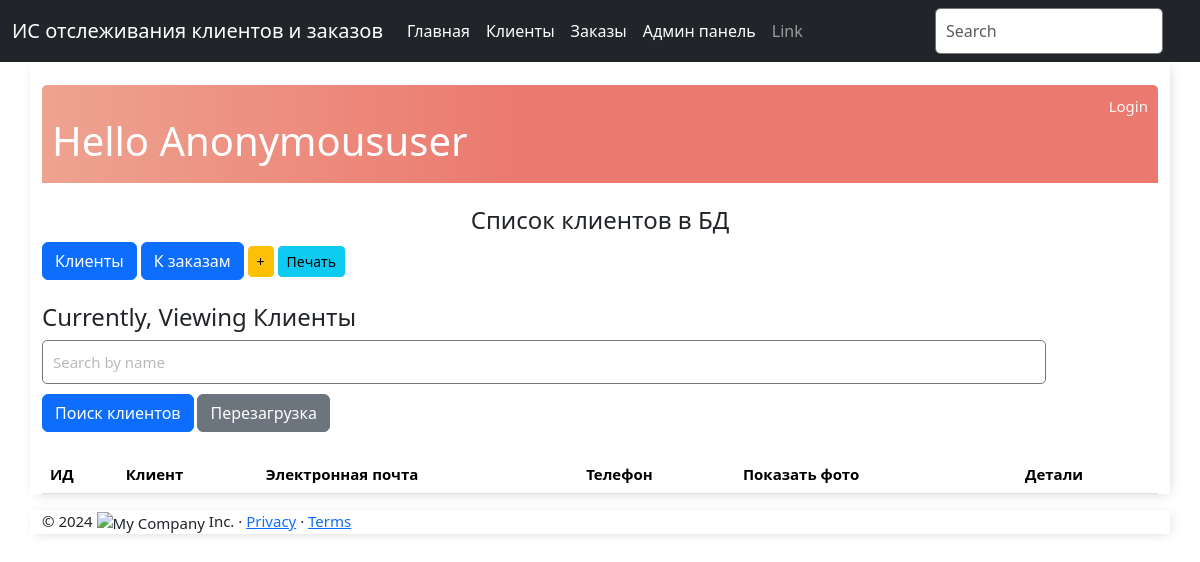
The page /display_clients/ on the database as committed earlier.
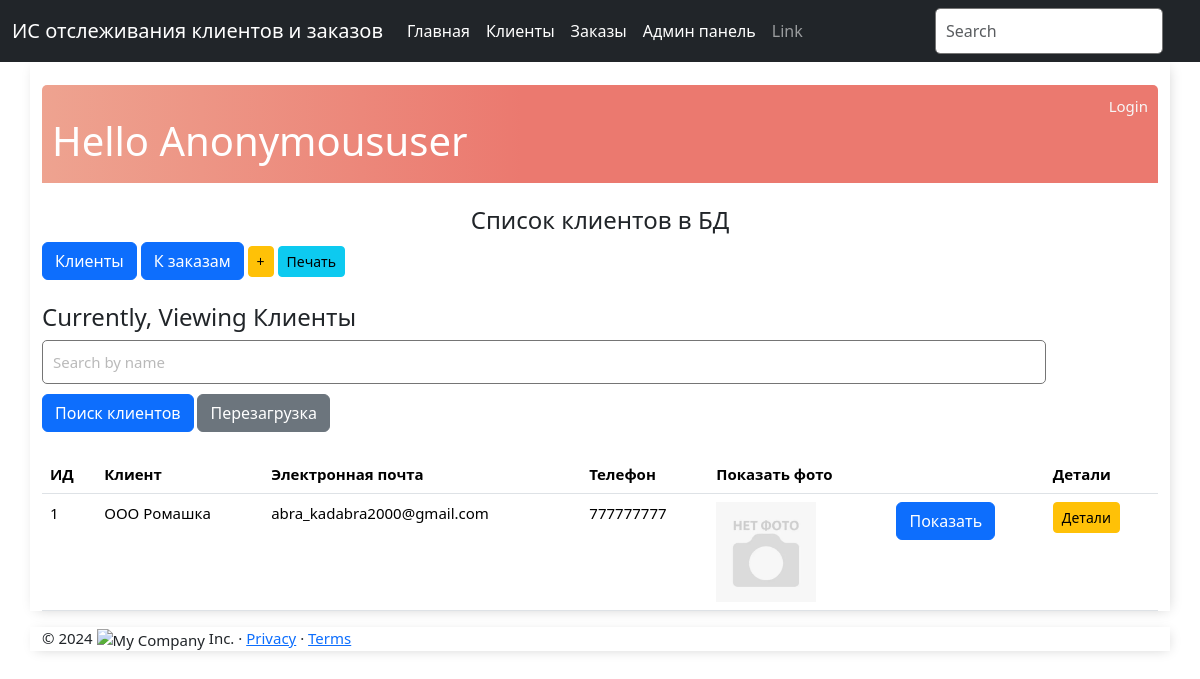
The same page on the database as committed later.
### base_app/models.py (models this page shows, shortened)
class Client(models.Model):
    objects = None
    name = models.CharField(max_length=100, verbose_name='Имя клиента')
    email = models.EmailField(verbose_name='Email')
    phone = models.CharField(max_length=15, verbose_name='Телефон')
    photo = models.ImageField(upload_to='images',
                              help_text="Введите фото",
                              verbose_name="Фото клиента",
                              null=True, blank=True)
    class Meta:
        verbose_name = 'Клиент'
        verbose_name_plural = 'Клиенты'

### base_app/views.py (the view)
# urls.py: path('display_clients/', views.display_clients, name='display_clients'), # вывод клиентов
def display_clients(request):
    clients = Client.objects.all()
    context = {
        'clients': clients,
        'header': 'Клиенты'
    }
    return render(request, 'client_list.html', context)

### templates/client_list.html (shortened to what this page needs)
{% extends 'base.html' %}
{% block content %}
<br>
<div class="header-bar">
    <div>
        <br>
        <h1>Hello {{ request.user|title }}</h1>
    </div>
    {% if request.user.is_authenticated %}
    <a href="{% url 'logout' %}">Logout</a>
    {% else %}
    <a href="{% url 'login' %}">Login</a>
    {% endif %}
</div>
<br>
<div class="row text-center text-dark lh-2">
    <h4>Список клиентов в БД</h4>
</div>
<div class="button-group">
    <a href="{% url 'display_clients' %}" class="btn btn-primary btn-end" role="button">Клиенты</a>
    <a href="{% url 'display_orders' %}" class="btn btn-primary btn-end" role="button">К заказам</a>
    <a href="{% url 'add_client' %}" class="btn btn-warning btn-sm" role="button"> +</a>
    <a href="{% url 'print_clients' %}" class="btn btn-info btn-sm" onclick="window.print();">Печать</a>
</div>
<br>
<h4>Currently, Viewing {{ header }}</h4>
<form action="{% url 'search_clients' %}" method="GET">
    <input type="text" name="name" placeholder="Search by name">
    <div class="button-container">
        <button type="submit" class="btn btn-primary" name="button">Поиск клиентов</button>
        <a href="{% url 'display_clients' %}" class="btn btn-secondary" role="button">Перезагрузка</a>
    </div>
</form>
<br>
<table class="table table-hover">
    <thead>
        <tr>
            <th>ИД</th>
            <th>Клиент</th>
            <th>Электронная почта</th>
            <th>Телефон</th>
            <th>Показать фото</th>
            <th></th>
            <th>Детали</th>
        </tr>
    </thead>
    <tbody>
        {% for client in clients %}
            <tr>
                <td>{{ client.pk }}</td>
                <td>{{ client.name }}</td>
                <td>{{ client.email }}</td>
                <td>{{ client.phone }}</td>
                <td>
                    <img src="{{ client.photo.url }}" alt="connect"
                                 style="max-height:100px">
                </td>
                <td>
                    <a href="{{ client.photo.url}}"
                       class="btn btn-primary"
                       target="_blank"> Показать</a>
                </td>
                <td>
                    <a href="{% url 'client_detail' client.pk %}" class="btn btn-warning btn-sm" role="button"> Детали</a>
                </td>
            </tr>
        {% endfor %}
    </tbody>
</table>
{% endblock content %}

Rows that differ between the two databases and show on the page:
added Client: pk "1", name "ООО Ромашка", email "abra_kadabra2000@gmail.com", phone "777777777", photo (placeholder picture)
